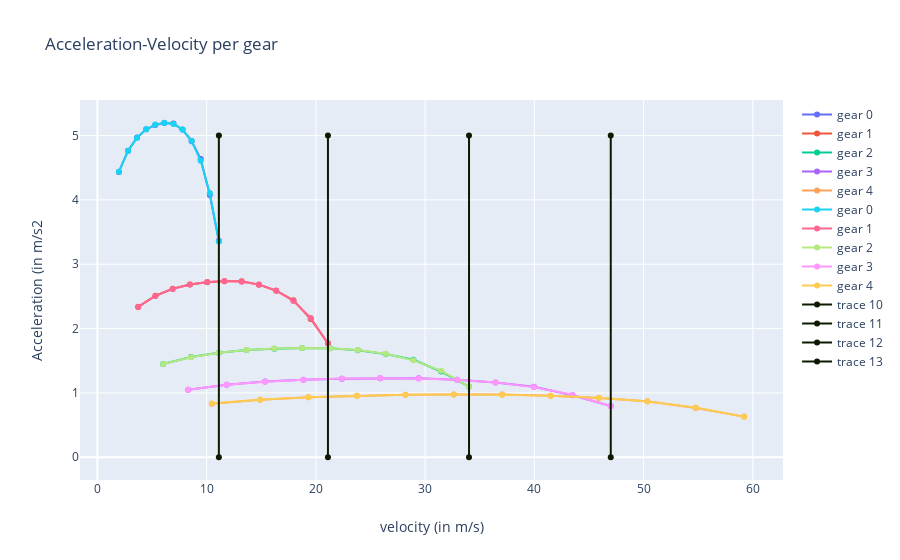

The code cell stored with this chart in its notebook:
### Markdown cell above
# Compute and plot final acceleration curve per gear

### Code cell
outputs = sol['outputs'] # outputs of the dispatcher
layout = go.Layout(title="Acceleration-Velocity per gear",
                xaxis=dict(title='velocity (in m/s)'),
                yaxis=dict(title='Acceleration (in m/s2'))
data = [
    dict(x=x , y=y, name='gear %d'%i) for i, (x, y) in enumerate(zip(outputs['speed_per_gear'],outputs['acc_per_gear']))
] + [
    dict(x=x, y=np.polyval(p, x), name='gear %d'%i) for i, (x, p) in enumerate(zip(outputs['speed_per_gear'], outputs['coefs_per_gear']))
] + [dict(x=[gear, gear], y=[0,5], line=dict(color='#0D1A00')) for gear in outputs['gs']]
fig = go.Figure(data=data, layout=layout)
iplot(fig)

### Figure 1 — Plotly figure (JSON) as saved in the notebook; plotly's stock layout.template omitted (floating-point values rounded to 4 significant figures)
{"data": [{"name": "gear 0", "type": "scatter", "x": [1.967, 2.799, 3.631, 4.463, 5.295, 6.127, 6.959, 7.791, 8.623, 9.455, 10.29, 11.12], "y": [4.435, 4.766, 4.97, 5.097, 5.163, 5.195, 5.19, 5.093, 4.914, 4.635, 4.078, 3.364]}, {"name": "gear 1", "type": "scatter", "x": [3.733, 5.312, 6.891, 8.471, 10.05, 11.63, 13.21, 14.79, 16.37, 17.95, 19.53, 21.11], "y": [2.337, 2.511, 2.618, 2.685, 2.72, 2.737, 2.734, 2.683, 2.589, 2.442, 2.148, 1.772]}, {"name": "gear 2", "type": "scatter", "x": [6.017, 8.563, 11.11, 13.65, 16.2, 18.75, 21.29, 23.84, 26.38, 28.93, 31.47, 34.02], "y": [1.45, 1.558, 1.624, 1.666, 1.687, 1.698, 1.696, 1.664, 1.606, 1.515, 1.333, 1.099]}, {"name": "gear 3", "type": "scatter", "x": [8.312, 11.83, 15.35, 18.86, 22.38, 25.9, 29.41, 32.93, 36.45, 39.96, 43.48, 47.0], "y": [1.049, 1.128, 1.176, 1.206, 1.222, 1.229, 1.228, 1.205, 1.163, 1.096, 0.9648, 0.7958]}, {"name": "gear 4", "type": "scatter", "x": [10.47, 14.9, 19.33, 23.76, 28.19, 32.62, 37.05, 41.48, 45.91, 50.34, 54.77, 59.2], "y": [0.833, 0.8951, 0.9334, 0.9572, 0.9697, 0.9756, 0.9747, 0.9565, 0.9228, 0.8704, 0.7658, 0.6317]}, {"name": "gear 0", "type": "scatter", "x": [1.967, 2.799, 3.631, 4.463, 5.295, 6.127, 6.959, 7.791, 8.623, 9.455, 10.29, 11.12], "y": [4.439, 4.76, 4.967, 5.097, 5.171, 5.2, 5.18, 5.096, 4.919, 4.608, 4.108, 3.353]}, {"name": "gear 1", "type": "scatter", "x": [3.733, 5.312, 6.891, 8.471, 10.05, 11.63, 13.21, 14.79, 16.37, 17.95, 19.53, 21.11], "y": [2.339, 2.508, 2.617, 2.685, 2.724, 2.739, 2.729, 2.685, 2.591, 2.428, 2.164, 1.767]}, {"name": "gear 2", "type": "scatter", "x": [6.017, 8.563, 11.11, 13.65, 16.2, 18.75, 21.29, 23.84, 26.38, 28.93, 31.47, 34.02], "y": [1.451, 1.556, 1.624, 1.666, 1.69, 1.699, 1.693, 1.665, 1.608, 1.506, 1.343, 1.096]}, {"name": "gear 3", "type": "scatter", "x": [8.312, 11.83, 15.35, 18.86, 22.38, 25.9, 29.41, 32.93, 36.45, 39.96, 43.48, 47.0], "y": [1.05, 1.126, 1.175, 1.206, 1.223, 1.23, 1.225, 1.206, 1.164, 1.09, 0.972, 0.7933]}, {"name": "gear 4", "type": "scatter", "x": [10.47, 14.9, 19.33, 23.76, 28.19, 32.62, 37.05, 41.48, 45.91, 50.34, 54.77, 59.2], "y": [0.8337, 0.894, 0.9329, 0.9572, 0.9711, 0.9765, 0.9728, 0.957, 0.9238, 0.8654, 0.7716, 0.6298]}, {"line": {"color": "#0D1A00"}, "type": "scatter", "x": [11.12, 11.12], "y": [0, 5]}, {"line": {"color": "#0D1A00"}, "type": "scatter", "x": [21.11, 21.11], "y": [0, 5]}, {"line": {"color": "#0D1A00"}, "type": "scatter", "x": [34.02, 34.02], "y": [0, 5]}, {"line": {"color": "#0D1A00"}, "type": "scatter", "x": [47.0, 47.0], "y": [0, 5]}], "layout": {"title": {"text": "Acceleration-Velocity per gear"}, "xaxis": {"title": {"text": "velocity (in m/s)"}}, "yaxis": {"title": {"text": "Acceleration (in m/s2"}}}}
